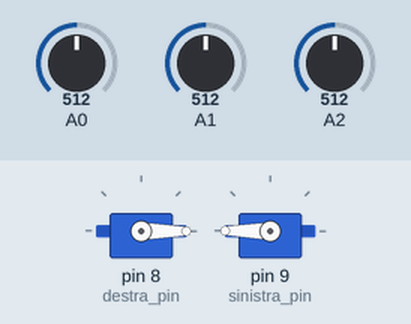
The sketch below on a simulated Arduino Uno, built with avr-gcc and run on an emulated ATmega328P. Shown: 2 × servo. The inputs (shaded band) are chosen by the test bench; at power-on: A0 = 512, A1 = 512, A2 = 512.

Above: at 1.2 s.
1.3 s: A0 set to 265
2.8 s: A0 set to 236
At 4.0 s:
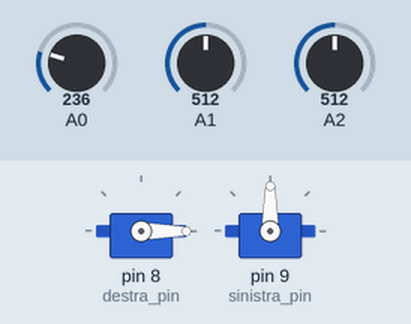
4.3 s: A1 set to 122
At 5.3 s:
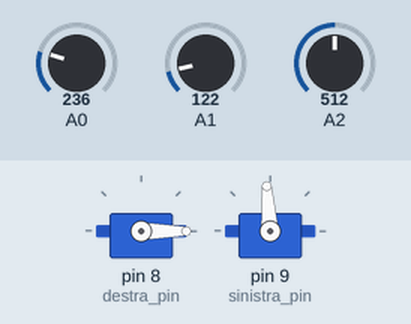
Timing chart, 0 to 7.3 s (numbered marks = the images above; inputs shaded):
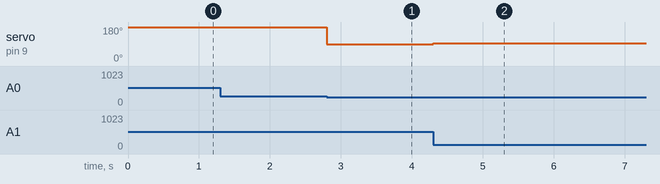

The sketch:

Progetto_line_follower.ino
```cpp
#include <Servo.h>

Servo motore_destra;
Servo motore_sinistra;


int const destra_pin = 8; // il destro va al contrario
int const sinistra_pin = 9; // il sinistro è giusto

int sensore_sinistra = 0;
int sensore_centro = 0;
int sensore_destra = 0;
int soglia = 250; // ex 200

int ritorno = 0;

void setup() {
  motore_destra.attach(destra_pin);
  motore_sinistra.attach(sinistra_pin);

}

void staiFermo() {  // Il valore "89" fa stare fermo il servomotore

  motore_destra.write(90);
  motore_sinistra.write(90);
}

void vaiAvanti() {  // Per il destro più tende a "0", più va avanti, per il sinistro più tende a "180", più va avanti

  motore_destra.write(0);  // MAX avanti
  motore_sinistra.write(180);  // MAX avanti
}

void vaiADestra90() {

  motore_destra.write(90);
  motore_sinistra.write(180);
}

void vaiASinistra90() {

  motore_destra.write(0);
  motore_sinistra.write(90);
}

void vaiADestra() { // trovare il giusto rapporto

  motore_destra.write(86);  // ex 88
  motore_sinistra.write(180);
}

void vaiASinistra(){  // trovare il giusto rapporto

  motore_destra.write(0);
  motore_sinistra.write(94);  // ex 92
}

void loop() {

  sensore_sinistra = analogRead(A2);
  sensore_centro = analogRead(A1);
  sensore_destra = analogRead(A0);


  // Se vede tutto nero o tutto bianco
  if ((sensore_sinistra > soglia && sensore_centro > soglia && sensore_destra > soglia) || (sensore_sinistra < soglia && sensore_centro > soglia && sensore_destra < soglia)) {
    vaiAvanti();
    ritorno = 0;
    }
    // Se c'è una curva di 90 gradi verso sinistra
    else if(sensore_sinistra > soglia && sensore_centro > soglia && sensore_destra < soglia) {
      vaiASinistra90();
      ritorno = 1;
      }
      // Se c'è una curva di 90 gradi verso destra
      else if(sensore_sinistra < soglia && sensore_centro > soglia && sensore_destra > soglia) {
        vaiADestra90();
        ritorno = 2;
        }
        // Se c'è una curva semplice verso sinistra
        else if(sensore_sinistra > soglia && sensore_centro < soglia && sensore_destra < soglia) {
          vaiASinistra();
          ritorno = 3;
          }
          // Se c'è una curva semplice verso destra
          else if(sensore_sinistra < soglia && sensore_centro < soglia && sensore_destra > soglia) {
            vaiADestra();
            ritorno = 4;
            }
            // Se vede tutto bianco
            else if (sensore_sinistra < soglia && sensore_centro < soglia && sensore_destra < soglia) {
              switch (ritorno) {
                case 0:
                  vaiAvanti();
                  break;
                case 1:
                  vaiASinistra90();
                  break;
                case 2:
                  vaiADestra90();
                  break;
                 case 3:
                  vaiASinistra();
                  break;
                 case 4:
                  vaiADestra();
                  break;
                }
              }


}
```

Measured:
- the behaviour switches between 250 and 249 on A0 (found by bisection; images 0 and 1)
- after the input at 1.3 s, every drawn part: stays the same
- after the input at 2.8 s, servo on pin 9 (sinistra_pin): 180° → 90° at once
- after the input at 4.3 s, servo on pin 9 (sinistra_pin): 90° → 94° at once
